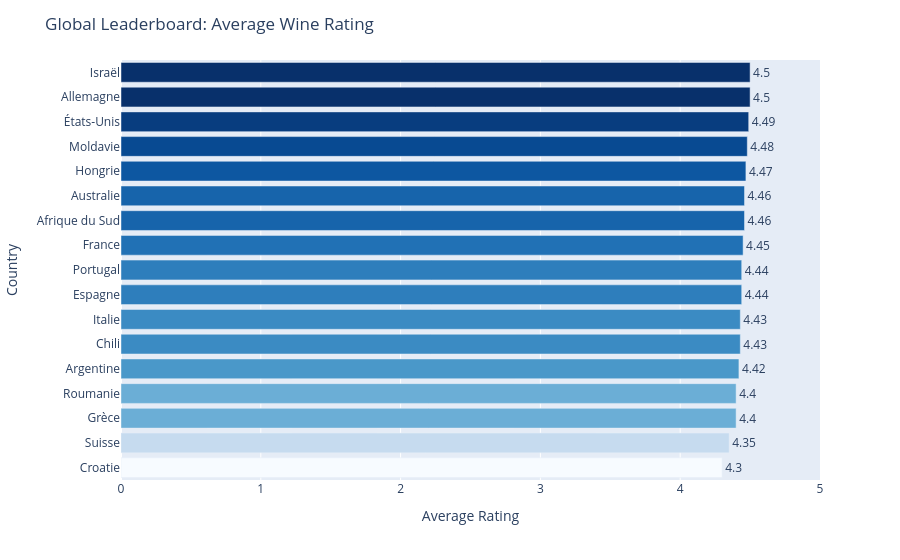

Source (notebook cell):
### Markdown cell above
The country leaderboard visualization

### Code cell
# testing horizontal chart function
from src.visualizations import create_horizontal_leaderboard
fig2 = create_horizontal_leaderboard(wine_country_leaderboard_data, x_col='Average Rating', y_col='Country', title_text='Global Leaderboard: Average Wine Rating')
fig2.show()

### Figure 1 — Plotly figure (JSON) as saved in the notebook; plotly's stock layout.template omitted (floating-point values rounded to 4 significant figures)
{"data": [{"hovertemplate": "Average Rating=%{marker.color}<br>Country=%{y}<extra></extra>", "legendgroup": "", "marker": {"color": [4.3, 4.35, 4.4, 4.4, 4.42, 4.43, 4.43, 4.44, 4.44, 4.45, 4.46, 4.46, 4.47, 4.48, 4.49, 4.5, 4.5], "coloraxis": "coloraxis", "pattern": {"shape": ""}}, "name": "", "orientation": "h", "showlegend": false, "text": [4.3, 4.35, 4.4, 4.4, 4.42, 4.43, 4.43, 4.44, 4.44, 4.45, 4.46, 4.46, 4.47, 4.48, 4.49, 4.5, 4.5], "textposition": "outside", "type": "bar", "x": [4.3, 4.35, 4.4, 4.4, 4.42, 4.43, 4.43, 4.44, 4.44, 4.45, 4.46, 4.46, 4.47, 4.48, 4.49, 4.5, 4.5], "xaxis": "x", "y": ["Croatie", "Suisse", "Grèce", "Roumanie", "Argentine", "Chili", "Italie", "Espagne", "Portugal", "France", "Afrique du Sud", "Australie", "Hongrie", "Moldavie", "États-Unis", "Allemagne", "Israël"], "yaxis": "y"}], "layout": {"barmode": "relative", "coloraxis": {"colorbar": {"title": {"text": "Average Rating"}}, "colorscale": [[0, "rgb(247,251,255)"], [0.125, "rgb(222,235,247)"], [0.25, "rgb(198,219,239)"], [0.375, "rgb(158,202,225)"], [0.5, "rgb(107,174,214)"], [0.625, "rgb(66,146,198)"], [0.75, "rgb(33,113,181)"], [0.875, "rgb(8,81,156)"], [1, "rgb(8,48,107)"]], "showscale": false}, "legend": {"tracegroupgap": 0}, "margin": {"t": 60}, "title": {"text": "Global Leaderboard: Average Wine Rating"}, "xaxis": {"anchor": "y", "domain": [0, 1], "range": [0, 5], "title": {"text": "Average Rating"}}, "yaxis": {"anchor": "x", "domain": [0, 1], "title": {"text": "Country"}}}}
